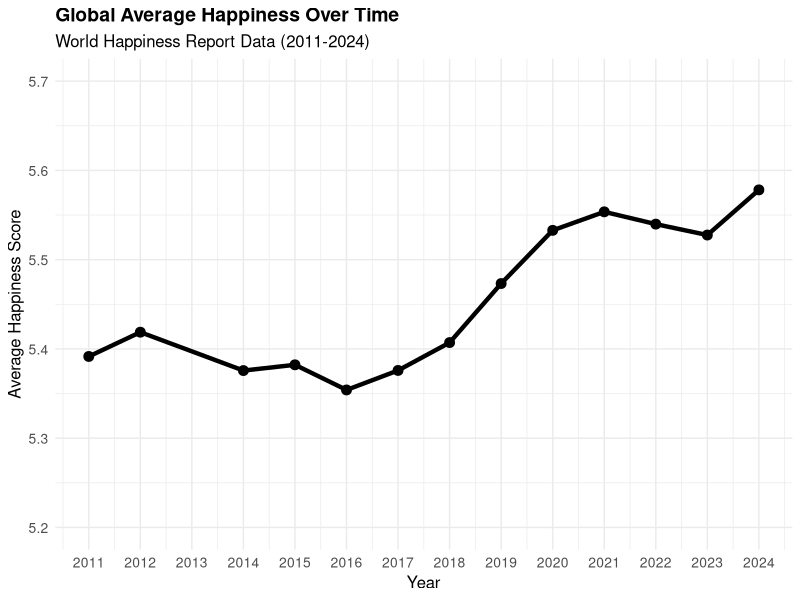
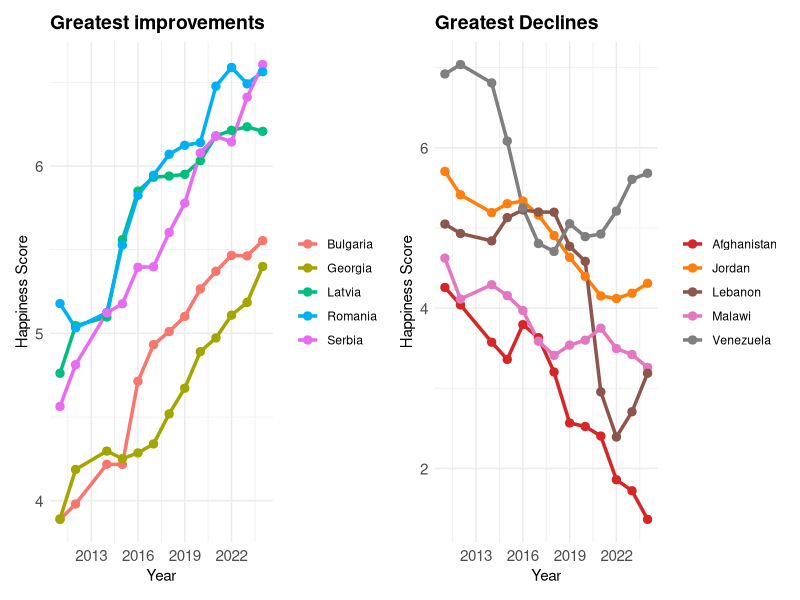
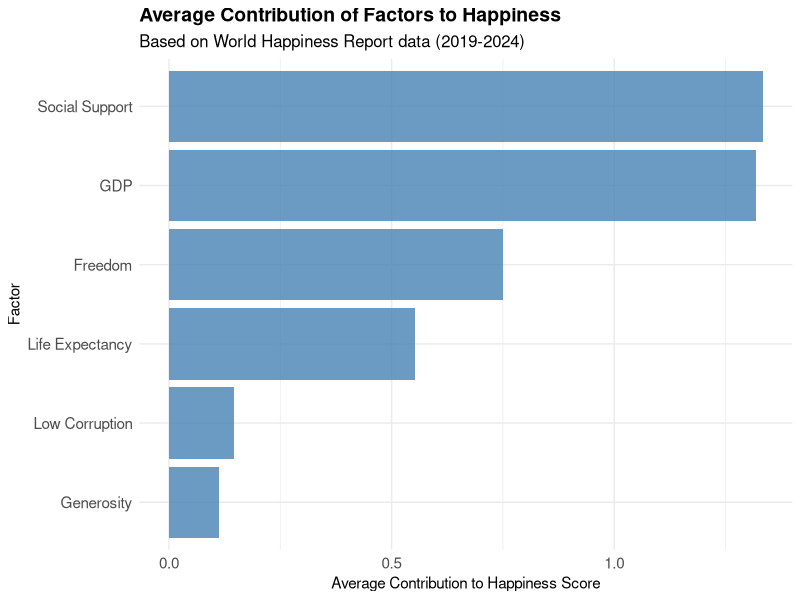
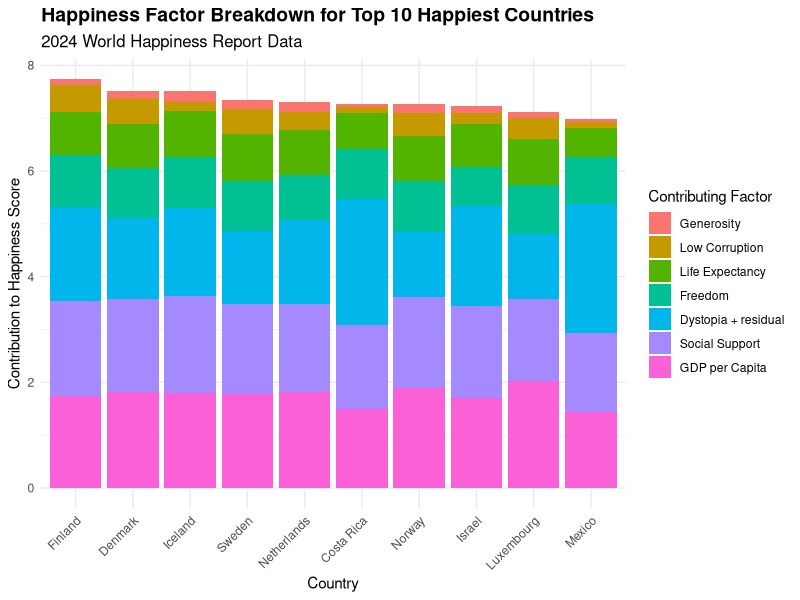

These charts were generated, in order, by the following R code:
## ---- chunk 1
#| label: setup
library(tidyverse)
library(patchwork)


whr <- read_csv(here::here("data/whr.csv"))

theme_whr <-
  theme_minimal() +
  theme(
    plot.title = element_text(size = 14, face = "bold"),
    plot.subtitle = element_text(size = 12)
  ) 
## ---- chunk 2
#| label: global-trends

global_trends <- 
  whr |>
  group_by(year) |>
  summarise(
    mean_happiness = mean(ladder_score, na.rm = TRUE),
    median_happiness = median(ladder_score, na.rm = TRUE),
    min_happiness = min(ladder_score, na.rm = TRUE),
    max_happiness = max(ladder_score, na.rm = TRUE),
    countries_count = n(),
    .groups = 'drop'
  )

global_trends |> 
  ggplot(aes(x = year, y = mean_happiness)) +
  geom_line(linewidth = 1.5) +
  geom_point(size = 3) +
  labs(
    title = "Global Average Happiness Over Time",
    subtitle = "World Happiness Report Data (2011-2024)",
    x = "Year",
    y = "Average Happiness Score"
  ) +
  scale_x_continuous(breaks = seq(2011, 2024, 1)) +
  scale_y_continuous(limits = c(5.2, 5.7), breaks = seq(5.2, 5.7, 0.1)) +
  theme_whr +
  theme(
    axis.title = element_text(size = 12),
    axis.text = element_text(size = 10)
  ) 
## ---- chunk 3
#| label: country-changes

most_changed_countries <- 
  whr |>
  drop_na(year, ladder_score) |> 
  group_by(country_name) |>
  summarise(
    first_year = min(year),
    last_year = max(year),
    first_score = first(ladder_score, order_by = year),
    last_score = last(ladder_score, order_by = year),
    change = last_score - first_score,
    years_span = last_year - first_year,
    .groups = 'drop'
  ) |>
  filter(years_span >= 10) |> 
  group_by(improvement = change > 0) |> 
  slice_max(order_by = abs(change), n = 5) |> 
  ungroup() 

improvements_plot <- 
  whr |>
  inner_join(
    most_changed_countries |> filter(improvement == TRUE), 
    by = join_by(country_name)
    ) |> 
  ggplot(aes(x = year, y = ladder_score, color = country_name)) +
  geom_line(linewidth = 1.2) +
  geom_point(size = 2.5) +
  scale_x_continuous(breaks = scales::breaks_width(3)) +
  labs(
    title = "Greatest improvements",
    x = "Year",
    y = "Happiness Score",
    color = NULL
  ) +
  theme_whr

declines_plot <- 
  whr |>
  inner_join(
    most_changed_countries |> filter(improvement == FALSE), 
    by = join_by(country_name)
  ) |> 
  ggplot(aes(x = year, y = ladder_score, color = country_name)) +
  geom_line(linewidth = 1.2) +
  geom_point(size = 2.5) +
  scale_x_continuous(breaks = scales::breaks_width(3)) +
  scale_color_manual(
    values = 
        c("#d62728", "#ff7f0e", "#8c564b", "#e377c2", "#7f7f7f")
  ) +
  labs(
    title = "Greatest Declines",
    x = "Year", 
    y = "Happiness Score",
    color = NULL
  ) +
  theme_whr


improvements_plot + 
  declines_plot & 
  theme_minimal() &
  theme(
    plot.title = element_text(size = 14, face = "bold"),
    axis.text = element_text(size = 11)
  ) 
## ---- chunk 4
#| label: factor-analysis
factor_contributions <- 
  whr |> 
  filter(year == 2024) |> 
  summarise(
    GDP = mean(explained_by_log_gdp_per_capita, na.rm = TRUE),
    `Social Support` = mean(explained_by_social_support, na.rm = TRUE),
    `Life Expectancy` = mean(explained_by_healthy_life_expectancy, na.rm = TRUE),
    `Freedom` = mean(explained_by_freedom_to_make_life_choices, na.rm = TRUE),
    `Generosity` = mean(explained_by_generosity, na.rm = TRUE),
    `Low Corruption` = mean(explained_by_perceptions_of_corruption, na.rm = TRUE)
  ) |>
  pivot_longer(
    everything(), 
    names_to = "Factor", 
    values_to = "Average_Contribution"
  ) |>
  arrange(desc(Average_Contribution))

factor_contributions |> 
ggplot(aes(x = reorder(Factor, Average_Contribution), y = Average_Contribution)) +
  geom_col(fill = "steelblue", alpha = 0.8) +
  coord_flip() +
  labs(
    title = "Average Contribution of Factors to Happiness",
    subtitle = "Based on World Happiness Report data (2019-2024)",
    x = "Factor",
    y = "Average Contribution to Happiness Score"
  ) +
  theme_whr +
  theme(axis.text = element_text(size = 11)) 
## ---- chunk 5
#| label: top-countries

# Get the top 10 happiest countries from 2024
top_countries_2024 <-
  whr |>
  filter(year == 2024) |>
  slice_max(order_by = ladder_score, n = 10)

stacked_data <- 
  top_countries_2024 |>
  select(-ladder_score, -rank, -year, -upperwhisker, -lowerwhisker) |>
  pivot_longer(cols = -country_name, names_to = "Factor", values_to = "Contribution") |>
  mutate(
    Factor = case_when(
      Factor == "explained_by_log_gdp_per_capita" ~ "GDP per Capita",
      Factor == "explained_by_social_support" ~ "Social Support", 
      Factor == "explained_by_healthy_life_expectancy" ~ "Life Expectancy",
      Factor == "explained_by_freedom_to_make_life_choices" ~ "Freedom",
      Factor == "explained_by_generosity" ~ "Generosity",
      Factor == "explained_by_perceptions_of_corruption" ~ "Low Corruption",
      Factor == "dystopia_residual" ~ "Dystopia + residual",
      TRUE ~ Factor
    ) |> 
      fct_reorder(Contribution),
    country_name = 
        fct_reorder(country_name, Contribution, .fun = sum, .desc = TRUE)
  )

stacked_data |> 
  ggplot(aes(x = country_name, y = Contribution, fill = Factor)) +
  geom_col() +
  labs(
    title = "Happiness Factor Breakdown for Top 10 Happiest Countries",
    subtitle = "2024 World Happiness Report Data",
    x = "Country",
    y = "Contribution to Happiness Score",
    fill = "Contributing Factor"
  ) +
  theme_whr +
  theme(
    axis.text.x = element_text(angle = 45, hjust = 1)
  ) 
